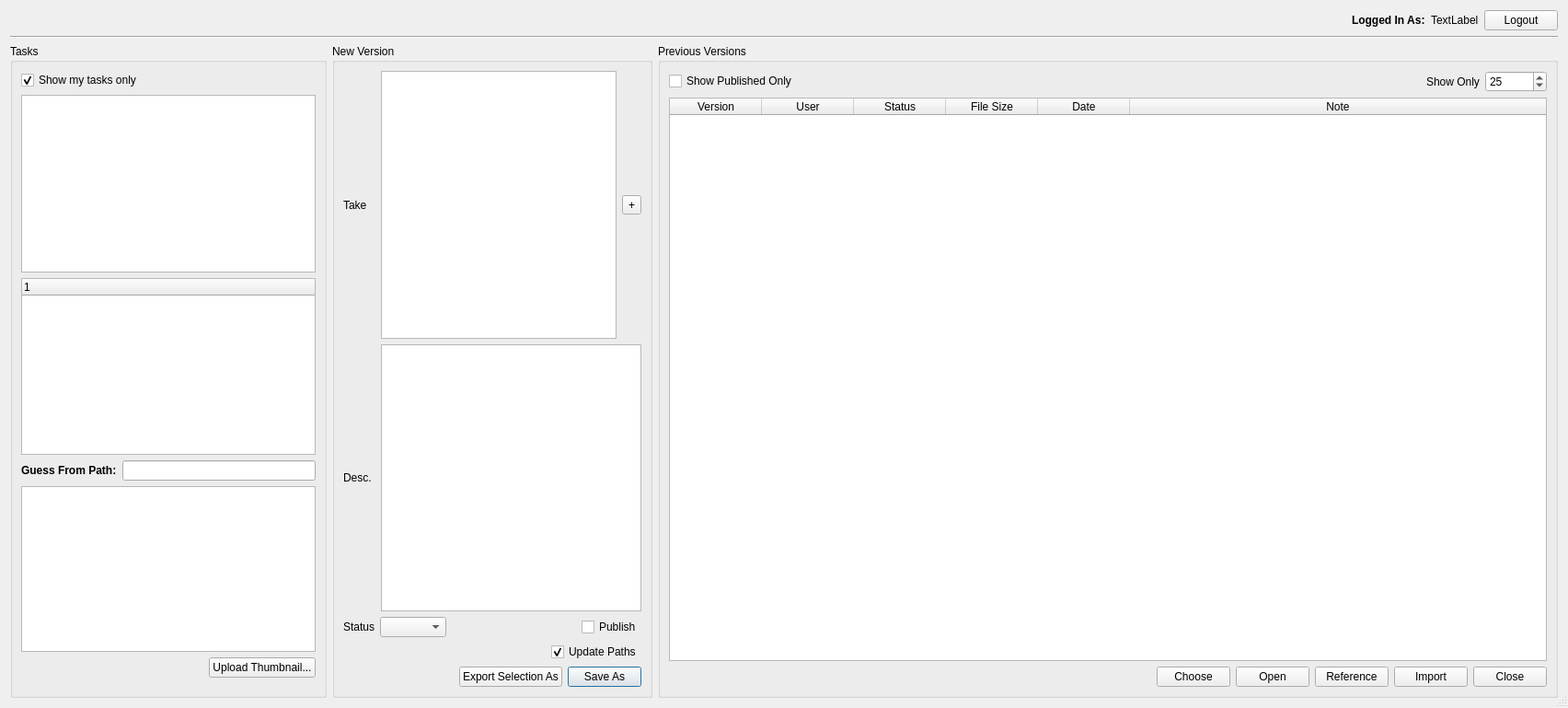
<?xml version="1.0" encoding="UTF-8"?>
<ui version="4.0">
 <class>Dialog</class>
 <widget class="QDialog" name="Dialog">
  <property name="windowModality">
   <enum>Qt::ApplicationModal</enum>
  </property>
  <property name="geometry">
   <rect>
    <x>0</x>
    <y>0</y>
    <width>1704</width>
    <height>769</height>
   </rect>
  </property>
  <property name="sizePolicy">
   <sizepolicy hsizetype="Preferred" vsizetype="Preferred">
    <horstretch>1</horstretch>
    <verstretch>1</verstretch>
   </sizepolicy>
  </property>
  <property name="windowTitle">
   <string>Version Creator - Stalker</string>
  </property>
  <property name="sizeGripEnabled">
   <bool>true</bool>
  </property>
  <property name="modal">
   <bool>true</bool>
  </property>
  <layout class="QHBoxLayout" name="horizontalLayout">
   <item>
    <widget class="QWidget" name="verticalWidget" native="true">
     <property name="sizePolicy">
      <sizepolicy hsizetype="Preferred" vsizetype="Preferred">
       <horstretch>1</horstretch>
       <verstretch>1</verstretch>
      </sizepolicy>
     </property>
     <layout class="QVBoxLayout" name="verticalLayout" stretch="0,0,0">
      <property name="sizeConstraint">
       <enum>QLayout::SetMaximumSize</enum>
      </property>
      <property name="margin">
       <number>0</number>
      </property>
      <item>
       <layout class="QHBoxLayout" name="horizontalLayout_11">
        <item>
         <spacer name="horizontalSpacer">
          <property name="orientation">
           <enum>Qt::Horizontal</enum>
          </property>
          <property name="sizeHint" stdset="0">
           <size>
            <width>40</width>
            <height>20</height>
           </size>
          </property>
         </spacer>
        </item>
        <item>
         <widget class="QLabel" name="logged_in_as_label">
          <property name="text">
           <string>&lt;b&gt;Logged In As:&lt;/b&gt;</string>
          </property>
          <property name="textFormat">
           <enum>Qt::AutoText</enum>
          </property>
         </widget>
        </item>
        <item>
         <widget class="QLabel" name="logged_in_user_label">
          <property name="text">
           <string>TextLabel</string>
          </property>
         </widget>
        </item>
        <item>
         <widget class="QPushButton" name="logout_pushButton">
          <property name="text">
           <string>Logout</string>
          </property>
         </widget>
        </item>
       </layout>
      </item>
      <item>
       <widget class="Line" name="line_3">
        <property name="orientation">
         <enum>Qt::Horizontal</enum>
        </property>
       </widget>
      </item>
      <item>
       <layout class="QHBoxLayout" name="horizontalLayout_14" stretch="0,0,1">
        <item>
         <widget class="QGroupBox" name="tasks_groupBox">
          <property name="title">
           <string>Tasks</string>
          </property>
          <layout class="QVBoxLayout" name="verticalLayout_2">
           <property name="topMargin">
            <number>9</number>
           </property>
           <item>
            <widget class="QCheckBox" name="my_tasks_only_checkBox">
             <property name="text">
              <string>Show my tasks only</string>
             </property>
             <property name="checked">
              <bool>true</bool>
             </property>
            </widget>
           </item>
           <item>
            <widget class="QTreeView" name="tasks_treeView"/>
           </item>
           <item>
            <widget class="QTreeWidget" name="tasks_treeWidget">
             <property name="alternatingRowColors">
              <bool>true</bool>
             </property>
             <column>
              <property name="text">
               <string notr="true">1</string>
              </property>
             </column>
            </widget>
           </item>
           <item>
            <layout class="QHBoxLayout" name="horizontalLayout_3">
             <item>
              <widget class="QLabel" name="label">
               <property name="text">
                <string>&lt;b&gt;Guess From Path:&lt;/b&gt;</string>
               </property>
              </widget>
             </item>
             <item>
              <widget class="QLineEdit" name="guess_from_path_lineEdit"/>
             </item>
            </layout>
           </item>
           <item>
            <widget class="QGraphicsView" name="thumbnail_graphicsView">
             <property name="sizePolicy">
              <sizepolicy hsizetype="Fixed" vsizetype="Fixed">
               <horstretch>0</horstretch>
               <verstretch>0</verstretch>
              </sizepolicy>
             </property>
             <property name="minimumSize">
              <size>
               <width>320</width>
               <height>180</height>
              </size>
             </property>
             <property name="maximumSize">
              <size>
               <width>320</width>
               <height>180</height>
              </size>
             </property>
             <property name="verticalScrollBarPolicy">
              <enum>Qt::ScrollBarAlwaysOff</enum>
             </property>
             <property name="horizontalScrollBarPolicy">
              <enum>Qt::ScrollBarAlwaysOff</enum>
             </property>
             <property name="backgroundBrush">
              <brush brushstyle="SolidPattern">
               <color alpha="255">
                <red>0</red>
                <green>0</green>
                <blue>0</blue>
               </color>
              </brush>
             </property>
             <property name="interactive">
              <bool>false</bool>
             </property>
             <property name="renderHints">
              <set>QPainter::Antialiasing|QPainter::HighQualityAntialiasing|QPainter::SmoothPixmapTransform|QPainter::TextAntialiasing</set>
             </property>
            </widget>
           </item>
           <item>
            <layout class="QHBoxLayout" name="horizontalLayout_16">
             <property name="bottomMargin">
              <number>10</number>
             </property>
             <item>
              <spacer name="horizontalSpacer_10">
               <property name="orientation">
                <enum>Qt::Horizontal</enum>
               </property>
               <property name="sizeHint" stdset="0">
                <size>
                 <width>40</width>
                 <height>20</height>
                </size>
               </property>
              </spacer>
             </item>
             <item>
              <widget class="QPushButton" name="upload_thumbnail_pushButton">
               <property name="text">
                <string>Upload Thumbnail...</string>
               </property>
              </widget>
             </item>
            </layout>
           </item>
          </layout>
         </widget>
        </item>
        <item>
         <widget class="QGroupBox" name="new_version_groupBox">
          <property name="font">
           <font>
            <weight>50</weight>
            <bold>false</bold>
           </font>
          </property>
          <property name="title">
           <string>New Version</string>
          </property>
          <layout class="QVBoxLayout" name="verticalLayout_6">
           <item>
            <layout class="QGridLayout" name="gridLayout_3">
             <item row="0" column="0">
              <widget class="QLabel" name="takes_label">
               <property name="minimumSize">
                <size>
                 <width>35</width>
                 <height>0</height>
                </size>
               </property>
               <property name="font">
                <font>
                 <weight>50</weight>
                 <bold>false</bold>
                </font>
               </property>
               <property name="text">
                <string>Take</string>
               </property>
              </widget>
             </item>
             <item row="1" column="0">
              <widget class="QLabel" name="description_label">
               <property name="minimumSize">
                <size>
                 <width>35</width>
                 <height>0</height>
                </size>
               </property>
               <property name="text">
                <string>Desc.</string>
               </property>
              </widget>
             </item>
             <item row="0" column="1">
              <layout class="QHBoxLayout" name="horizontalLayout_6">
               <item>
                <widget class="QListWidget" name="takes_listWidget"/>
               </item>
               <item>
                <widget class="QToolButton" name="add_take_toolButton">
                 <property name="text">
                  <string>+</string>
                 </property>
                </widget>
               </item>
              </layout>
             </item>
             <item row="1" column="1">
              <widget class="QTextEdit" name="description_textEdit">
               <property name="enabled">
                <bool>true</bool>
               </property>
               <property name="tabChangesFocus">
                <bool>true</bool>
               </property>
               <property name="html">
                <string>&lt;!DOCTYPE HTML PUBLIC &quot;-//W3C//DTD HTML 4.0//EN&quot; &quot;http://www.w3.org/TR/REC-html40/strict.dtd&quot;&gt;
&lt;html&gt;&lt;head&gt;&lt;meta name=&quot;qrichtext&quot; content=&quot;1&quot; /&gt;&lt;style type=&quot;text/css&quot;&gt;
p, li { white-space: pre-wrap; }
&lt;/style&gt;&lt;/head&gt;&lt;body style=&quot; font-family:'Cantarell'; font-size:11pt; font-weight:400; font-style:normal;&quot;&gt;
&lt;p style=&quot;-qt-paragraph-type:empty; margin-top:0px; margin-bottom:0px; margin-left:0px; margin-right:0px; -qt-block-indent:0; text-indent:0px; font-family:'Sans Serif'; font-size:9pt;&quot;&gt;&lt;br /&gt;&lt;/p&gt;&lt;/body&gt;&lt;/html&gt;</string>
               </property>
              </widget>
             </item>
            </layout>
           </item>
           <item>
            <layout class="QHBoxLayout" name="horizontalLayout_7">
             <item>
              <widget class="QLabel" name="status_label">
               <property name="text">
                <string>Status</string>
               </property>
              </widget>
             </item>
             <item>
              <widget class="QComboBox" name="statuses_comboBox"/>
             </item>
             <item>
              <spacer name="horizontalSpacer_8">
               <property name="orientation">
                <enum>Qt::Horizontal</enum>
               </property>
               <property name="sizeHint" stdset="0">
                <size>
                 <width>40</width>
                 <height>20</height>
                </size>
               </property>
              </spacer>
             </item>
             <item>
              <widget class="QCheckBox" name="publish_checkBox">
               <property name="text">
                <string>Publish</string>
               </property>
              </widget>
             </item>
            </layout>
           </item>
           <item>
            <layout class="QHBoxLayout" name="horizontalLayout_17">
             <item>
              <spacer name="horizontalSpacer_3">
               <property name="orientation">
                <enum>Qt::Horizontal</enum>
               </property>
               <property name="sizeHint" stdset="0">
                <size>
                 <width>40</width>
                 <height>20</height>
                </size>
               </property>
              </spacer>
             </item>
             <item>
              <widget class="QCheckBox" name="update_paths_checkBox">
               <property name="text">
                <string>Update Paths</string>
               </property>
               <property name="checked">
                <bool>true</bool>
               </property>
              </widget>
             </item>
            </layout>
           </item>
           <item>
            <layout class="QHBoxLayout" name="horizontalLayout_2">
             <item>
              <spacer name="horizontalSpacer_7">
               <property name="orientation">
                <enum>Qt::Horizontal</enum>
               </property>
               <property name="sizeHint" stdset="0">
                <size>
                 <width>40</width>
                 <height>20</height>
                </size>
               </property>
              </spacer>
             </item>
             <item>
              <widget class="QPushButton" name="export_as_pushButton">
               <property name="text">
                <string>Export Selection As</string>
               </property>
              </widget>
             </item>
             <item>
              <widget class="QPushButton" name="save_as_pushButton">
               <property name="text">
                <string>Save As</string>
               </property>
               <property name="default">
                <bool>true</bool>
               </property>
              </widget>
             </item>
            </layout>
           </item>
          </layout>
         </widget>
        </item>
        <item>
         <widget class="QGroupBox" name="previous_versions_groupBox">
          <property name="title">
           <string>Previous Versions</string>
          </property>
          <layout class="QVBoxLayout" name="verticalLayout_7">
           <item>
            <layout class="QHBoxLayout" name="horizontalLayout_10">
             <item>
              <widget class="QCheckBox" name="show_published_only_checkBox">
               <property name="text">
                <string>Show Published Only</string>
               </property>
              </widget>
             </item>
             <item>
              <spacer name="horizontalSpacer_9">
               <property name="orientation">
                <enum>Qt::Horizontal</enum>
               </property>
               <property name="sizeHint" stdset="0">
                <size>
                 <width>40</width>
                 <height>20</height>
                </size>
               </property>
              </spacer>
             </item>
             <item>
              <widget class="QLabel" name="show_only_label">
               <property name="text">
                <string>Show Only</string>
               </property>
              </widget>
             </item>
             <item>
              <widget class="QSpinBox" name="version_count_spinBox">
               <property name="maximum">
                <number>999999</number>
               </property>
               <property name="value">
                <number>25</number>
               </property>
              </widget>
             </item>
            </layout>
           </item>
           <item>
            <widget class="QTableWidget" name="previous_versions_tableWidget">
             <property name="toolTip">
              <string>&lt;html&gt;&lt;head/&gt;&lt;body&gt;&lt;p&gt;Right click to:&lt;/p&gt;&lt;ul style=&quot;margin-top: 0px; margin-bottom: 0px; margin-left: 0px; margin-right: 0px; -qt-list-indent: 1;&quot;&gt;&lt;li style=&quot; margin-top:12px; margin-bottom:0px; margin-left:0px; margin-right:0px; -qt-block-indent:0; text-indent:0px;&quot;&gt;&lt;span style=&quot; font-weight:600;&quot;&gt;Change Status&lt;/span&gt;&lt;/li&gt;&lt;li style=&quot; margin-top:0px; margin-bottom:12px; margin-left:0px; margin-right:0px; -qt-block-indent:0; text-indent:0px;&quot;&gt;&lt;span style=&quot; font-weight:600;&quot;&gt;Browse Outputs&lt;/span&gt;&lt;/li&gt;&lt;/ul&gt;&lt;p&gt;Double click to:&lt;/p&gt;&lt;ul style=&quot;margin-top: 0px; margin-bottom: 0px; margin-left: 0px; margin-right: 0px; -qt-list-indent: 1;&quot;&gt;&lt;li style=&quot; margin-top:12px; margin-bottom:12px; margin-left:0px; margin-right:0px; -qt-block-indent:0; text-indent:0px;&quot;&gt;&lt;span style=&quot; font-weight:600;&quot;&gt;Open&lt;/span&gt;&lt;/li&gt;&lt;/ul&gt;&lt;/body&gt;&lt;/html&gt;</string>
             </property>
             <property name="editTriggers">
              <set>QAbstractItemView::NoEditTriggers</set>
             </property>
             <property name="alternatingRowColors">
              <bool>true</bool>
             </property>
             <property name="selectionMode">
              <enum>QAbstractItemView::SingleSelection</enum>
             </property>
             <property name="selectionBehavior">
              <enum>QAbstractItemView::SelectRows</enum>
             </property>
             <property name="showGrid">
              <bool>false</bool>
             </property>
             <property name="columnCount">
              <number>6</number>
             </property>
             <attribute name="horizontalHeaderStretchLastSection">
              <bool>true</bool>
             </attribute>
             <attribute name="verticalHeaderStretchLastSection">
              <bool>false</bool>
             </attribute>
             <column>
              <property name="text">
               <string>Version</string>
              </property>
             </column>
             <column>
              <property name="text">
               <string>User</string>
              </property>
             </column>
             <column>
              <property name="text">
               <string>Status</string>
              </property>
             </column>
             <column>
              <property name="text">
               <string>File Size</string>
              </property>
             </column>
             <column>
              <property name="text">
               <string>Date</string>
              </property>
             </column>
             <column>
              <property name="text">
               <string>Note</string>
              </property>
             </column>
            </widget>
           </item>
           <item>
            <layout class="QHBoxLayout" name="horizontalLayout_5">
             <item>
              <spacer name="horizontalSpacer_2">
               <property name="orientation">
                <enum>Qt::Horizontal</enum>
               </property>
               <property name="sizeHint" stdset="0">
                <size>
                 <width>40</width>
                 <height>20</height>
                </size>
               </property>
              </spacer>
             </item>
             <item>
              <widget class="QPushButton" name="chose_pushButton">
               <property name="text">
                <string>Choose</string>
               </property>
              </widget>
             </item>
             <item>
              <widget class="QPushButton" name="open_pushButton">
               <property name="text">
                <string>Open</string>
               </property>
              </widget>
             </item>
             <item>
              <widget class="QPushButton" name="reference_pushButton">
               <property name="text">
                <string>Reference</string>
               </property>
              </widget>
             </item>
             <item>
              <widget class="QPushButton" name="import_pushButton">
               <property name="text">
                <string>Import</string>
               </property>
              </widget>
             </item>
             <item>
              <widget class="QPushButton" name="close_pushButton">
               <property name="styleSheet">
                <string notr="true"/>
               </property>
               <property name="text">
                <string>Close</string>
               </property>
               <property name="default">
                <bool>false</bool>
               </property>
               <property name="flat">
                <bool>false</bool>
               </property>
              </widget>
             </item>
            </layout>
           </item>
          </layout>
         </widget>
        </item>
       </layout>
      </item>
     </layout>
    </widget>
   </item>
  </layout>
 </widget>
 <tabstops>
  <tabstop>add_take_toolButton</tabstop>
  <tabstop>description_textEdit</tabstop>
  <tabstop>export_as_pushButton</tabstop>
  <tabstop>save_as_pushButton</tabstop>
  <tabstop>previous_versions_tableWidget</tabstop>
  <tabstop>open_pushButton</tabstop>
  <tabstop>reference_pushButton</tabstop>
  <tabstop>import_pushButton</tabstop>
 </tabstops>
 <resources/>
 <connections/>
</ui>
